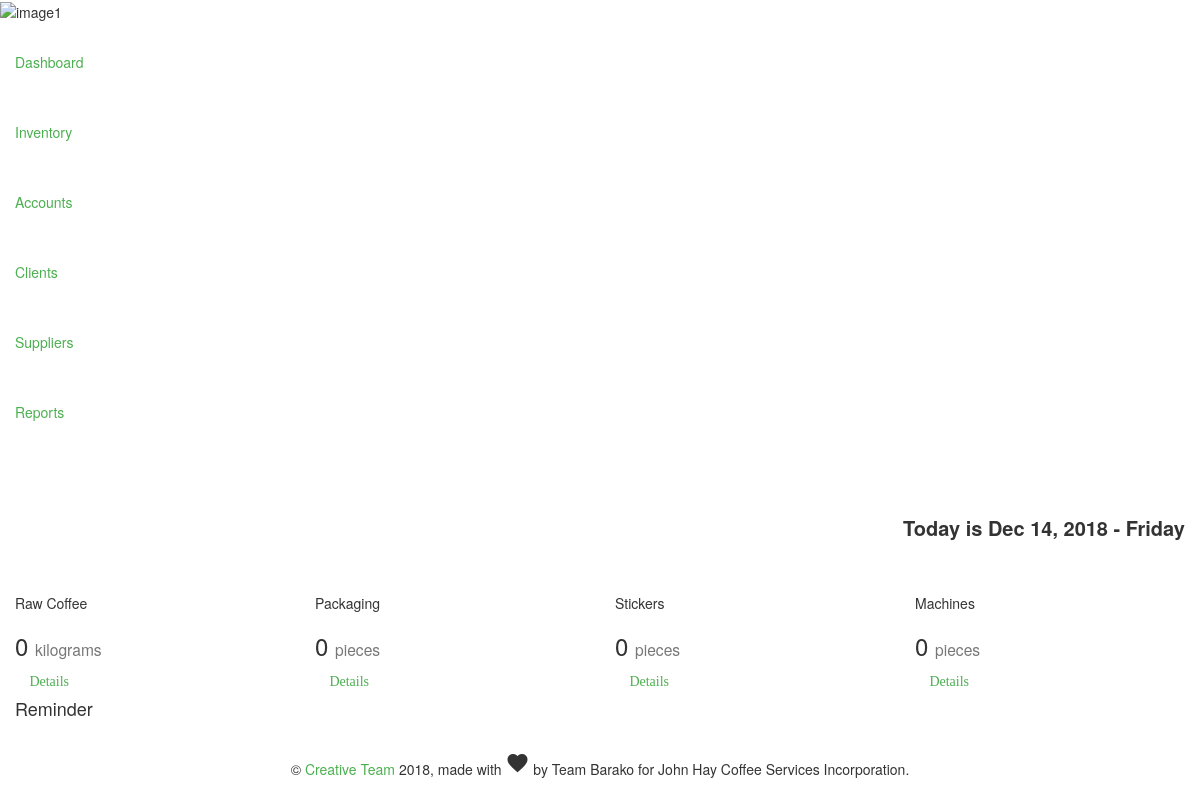
Page /index.php/home_controller/admin on the earlier database version.
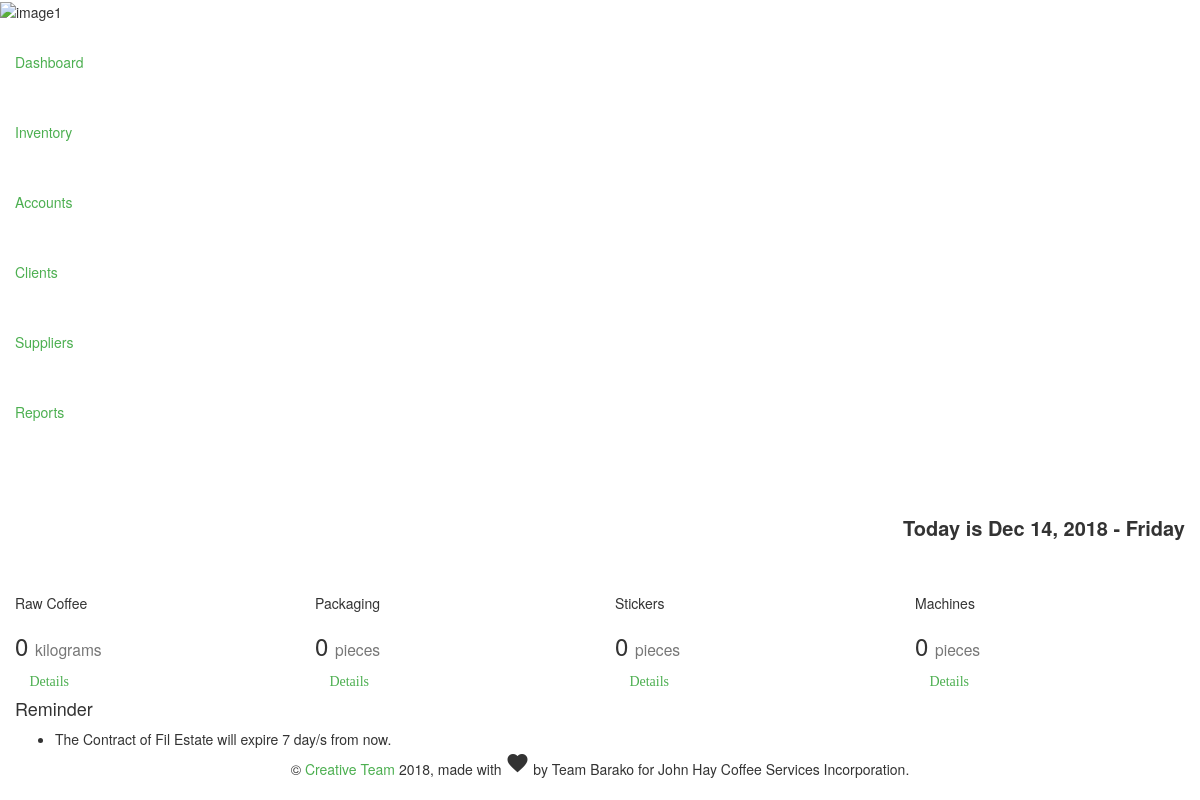
Same page on the later database version.
### tables this page shows
CREATE TABLE IF NOT EXISTS `contract` (
  `contract_id` int(50) NOT NULL AUTO_INCREMENT,
  `date_started` date NOT NULL,
  `blend_id` int(11) NOT NULL,
  `client_id` int(50) NOT NULL,
  `required_qty` int(11) NOT NULL,
  `credit_term` varchar(20) NOT NULL,
  `mach_id` int(50) NOT NULL,
  `date_expiration` date DEFAULT NULL,
  `seen` varchar(45) DEFAULT '0',
  `seen_admin` varchar(45) NOT NULL DEFAULT '0',
  PRIMARY KEY (`contract_id`),
  KEY `client_id` (`client_id`)
);

CREATE TABLE IF NOT EXISTS `contracted_client` (
  `client_id` int(11) NOT NULL AUTO_INCREMENT,
  `client_company` varchar(70) NOT NULL,
  `client_fname` varchar(50) NOT NULL,
  `client_lname` varchar(50) NOT NULL,
  `client_position` varchar(50) NOT NULL,
  `client_email` varchar(50) NOT NULL,
  `client_address` varchar(100) NOT NULL,
  `client_contact` varchar(12) NOT NULL,
  `client_type` varchar(20) NOT NULL,
  `client_activation` int(11) NOT NULL DEFAULT '1',
  PRIMARY KEY (`client_id`)
);

### application/controllers/Home_Controller.php (called while the page is built, shortened)
<?php
class Home_Controller extends CI_Controller
{
	function admin(){
		$this->load->view('Admin_Module/adminDashboard');
	}
}

### index.php (called while the page is built, shortened)
<?php
require_once BASEPATH.'core/CodeIgniter.php';

### application/views/Admin_Module/adminDashboard.php (the view, shortened to what this page needs)
<!doctype html>
<html lang="en">
<head>
    <link href="<?php echo base_url(); ?>assets/css/bootstrap.min.css" rel="stylesheet" />
    <link href="<?php echo base_url(); ?>assets/css/dataTables.bootstrap.min.css" rel="stylesheet" />
    <link href="<?php echo base_url(); ?>assets/css/jquery.dataTable.min.css" rel="stylesheet" />
    <link href="<?php echo base_url(); ?>assets/css/bootstrap-datepicker3.min.css" rel="stylesheet">
    <link href="<?php echo base_url(); ?>assets/css/material-dashboard.css?v=1.2.0" rel="stylesheet" />
    <link href="<?php echo base_url(); ?>assets/css/demo.css" rel="stylesheet" />
    <link href="<?php echo base_url(); ?>assets/css/responsive.bootstrap.min.css" rel="stylesheet" />
    <link href="<?php echo base_url(); ?>assets/fonts/responsive.bootstrap.min.css" rel="stylesheet" />
    <link href="http://maxcdn.bootstrapcdn.com/font-awesome/latest/css/font-awesome.min.css" rel="stylesheet">
</head>
<body>
    <div class="wrapper">
        <div class="sidebar" data-color="green" data-image="<?php echo base_url(); ?>assets/img/sidebar-0.jpg">
            <div class="logo ">
                <img src="<?php echo base_url(); ?>assets/img/logo.png" alt="image1" width="250px" height="150px">
            </div>
            <div class="sidebar-wrapper">
                <ul class="nav">
                    <li class="active">
                        <a href="<?php echo base_url(); ?>adminDashboard">
                            <i class="glyphicon glyphicon-tasks"></i><i class="material-icons pull-right select-pane" style="color:red !important"></i>
                            <p>Dashboard</p>
                        </a>
                    </li>
                    <li>
                        <a href="<?php echo base_url(); ?>adminProductInventory">
                           <i class="glyphicon glyphicon-stats"></i>
                            <p>Inventory</p>
                        </a>
                    </li>
                    <li >
                        <a href="<?php echo base_url(); ?>adminAccounts">
                            <i class="glyphicon glyphicon-modal-window"></i>
                            <p>Accounts</p>
                        </a>
                    </li>
                    <li>
                        <a href="<?php echo base_url(); ?>adminClients">
                           <i class="glyphicon glyphicon-user"></i>
                            <p>Clients</p>
                        </a>
                    </li>
                    <li>
                        <a href="<?php echo base_url(); ?>adminSupplier">
                           <i class="glyphicon glyphicon-bed"></i>
                            <p>Suppliers</p>
                        </a>
                    </li>
                    <li>
                        <a href="<?php echo base_url(); ?>adminSalesReport">
                            <i class="glyphicon glyphicon-book"></i>
                            <p>Reports</p>
                        </a>
                    </li>
                </ul>
            </div>
        </div>
        <div class="main-panel">
            <nav class="navbar navbar-transparent navbar-absolute">
                <div class="container-fluid" >
                    <div class="navbar-header">
                        <a class="navbar-brand" href="#"></a>
                    </div>
                    <div class="collapse navbar-collapse">
                        <ul class="nav navbar-nav navbar-right">
                            <li class="dropdown">
                                <a href="#pablo" class="dropdown-toggle" data-toggle="dropdown">
                                         <i class="glyphicon glyphicon-user"></i>
                                </a>
                            </li>
                        </ul>
                    </div>
                </div>
            </nav>
            <div class="content">
                <div class="container-fluid">
                    <p style="text-align:right; font-weight: bold; font-size: 20px;"> <?php
									echo "Today is " . date("M j, Y - l");
									?> </p> <br>
                   <div class="row">
                        <div class="col-lg-3 col-md-6 col-sm-6">
                            <div class="card card-stats">
                                <div class="card-header" data-background-color="orange">
                                     <i class="glyphicon glyphicon-leaf"></i>
                                </div>
                                <div class="card-content">
                                    <p class="category">Raw Coffee</p>
                                    <h3 class="title"> <?php echo number_format($data1['rawcoffeestock']/1000); ?>
                                        <small>kilograms</small>
                                    </h3>
                                </div>
                                <a href="<?php echo base_url(); ?>adminProductInventory">
                                <div class="card-footer">
                                    <div class="stats">
                                        <i class="glyphicon glyphicon-circle-arrow-right"> Details</i>
                                    </div>
                                </div>
                                </a>
                            </div>
                        </div>
                        <div class="col-lg-3 col-md-6 col-sm-6">
                            <div class="card card-stats">
                                <div class="card-header" data-background-color="green">
                                     <i class="glyphicon glyphicon-folder-close"></i>
                                </div>
                                <div class="card-content">
                                    <p class="category">Packaging</p>
                                    <h3 class="title"> <?php echo number_format($data2['packagingstock']); ?>
                                        <small>pieces</small>
                                    </h3>
                                </div>
                                <a href="<?php echo base_url(); ?>adminPackaging">
                                <div class="card-footer">
                                    <div class="stats">
                                       <i class="glyphicon glyphicon-circle-arrow-right"> Details</i>
                                    </div>
                                </div>
                                </a>
                            </div>
                        </div>
                        <div class="col-lg-3 col-md-6 col-sm-6">
                            <div class="card card-stats">
                                <div class="card-header" data-background-color="red">
                                     <i class="glyphicon glyphicon-certificate"></i>
                                </div>
                                <div class="card-content">
                                    <p class="category">Stickers</p>
                                    <h3 class="title"> <?php echo number_format($data3['stickerstock']); ?>
                                    <small>pieces</small>
                                    </h3>
                                </div>
                                <a href="<?php echo base_url(); ?>adminStickers">
                                <div class="card-footer">
                                    <div class="stats">
                                        <i class="glyphicon glyphicon-circle-arrow-right"> Details</i>
                                    </div>
                                </div>
                                </a>
                            </div>
                        </div>
                        <div class="col-lg-3 col-md-6 col-sm-6">
                            <div class="card card-stats">
                                <div class="card-header" data-background-color="blue">
                                    <i class="glyphicon glyphicon-wrench"></i>
                                </div>
                                <div class="card-content">
                                    <p class="category">Machines</p>
                                    <h3 class="title"> <?php echo number_format($data4['machinestock']); ?>
                                    <small>pieces</small>
                                    </h3>
                                </div>
                                <a href="<?php echo base_url(); ?>adminMachines">
                                <div class="card-footer">
                                    <div class="stats"><i class="glyphicon glyphicon-circle-arrow-right"> Details</i>
                                    </div>
                                </div>
                                </a>
                            </div>
                        </div>
                    </div>
                    <div class="row">
                <div class="col-lg-12 col-md-12">
                    <div class="card">
                        <div class="card-header" data-background-color="green">
                            <h4 class="title">Reminder <i class="glyphicon glyphicon-info-sign" style="color:red !important"></i></h4>
                        </div>
                        <div class="card-content table-responsive">
                            <table id=example class="table table-hover">
                                <tbody>
                                 <?php
                                                $date = date('Y-m-d');
                                             $query2 = $this->db->query("SELECT a.client_id, client_company, date_expiration, ABS((dayofyear(date_expiration) - dayofyear(now()))) as numdays from contracted_client a join contract b on a.client_id = b.client_id where ABS((dayofyear(date_expiration) - dayofyear(now()))) = 7 or ABS((dayofyear(date_expiration) - dayofyear(now()))) < 7 and year(date_expiration) = year(now()) != 0");
                                        ?>
                                        <?php
                                                if(!empty($query2)){
                                                    foreach ($query2->result() as $key ) {
                                                        if($key->date_expiration != $date ){
                                                     ?>
                                                    <ul>
                                                      <li>  The Contract of <?php echo $key->client_company; ?> will expire <?php echo $key->numdays; ?> day/s from now. </li>
                                                    </ul>
                                                     <?php
                                                    }}
                                                }
                                        ?>
                        </div>
                    </div>
                </div>
            </div>
                </div>
            </div>
               <footer class="footer navbar navbar-fixed-bottom" >
                <div class="container">
                  <div class="copyright float-center">
                    <center>
                    &copy;
                    <a href="https://www.creative-tim.com" target="_blank">Creative Team</a>
                    , made with <i class="material-icons">favorite</i> by
                    Team Barako for John Hay Coffee Services Incorporation.
                </center>
                  </div>
                </div>
              </footer>
        </div>
</body>
</html>

### application/views/Admin_Module/adminDashboard.php (style rules this page uses)
a { color: #4caf50; }
.footer { z-index: 0; }

Differences in the rows shown:
added contract: client.client_company "Fil Estate", numdays "7"
